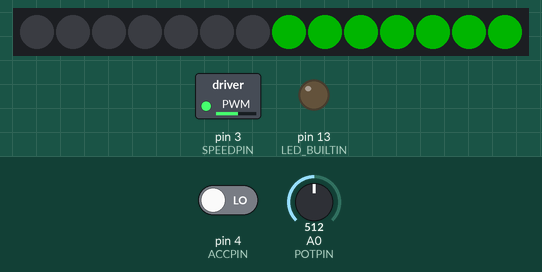
Simulated run of this program. Board: Arduino Uno, built with avr-gcc and run on an emulated ATmega328P. Parts: 14 RGB LEDs in strip order, left to right, switched loads named in the program (green lamp = pin HIGH), output pins drawn as LEDs (lit = HIGH). The test bench sets the inputs (shaded band); at power-on: A0 (POTPIN) = 512, pin 4 (ACCPIN) LOW. Dim RGB values are drawn brighter than linear.

Above: at 1.2 s.
1.3 s: A0 (POTPIN) set to 900
At 2.4 s:
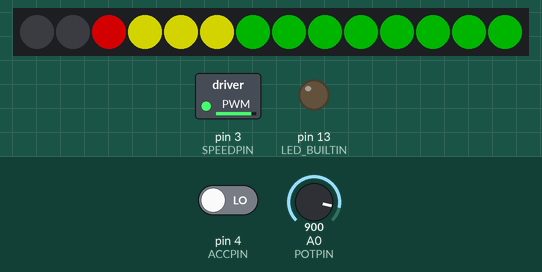
2.8 s: pin 4 (ACCPIN) driven HIGH
At 4.45 s:
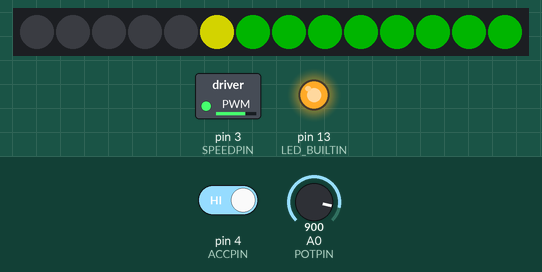
5.5 s: A0 (POTPIN) set to 1013
At 7.0 s:
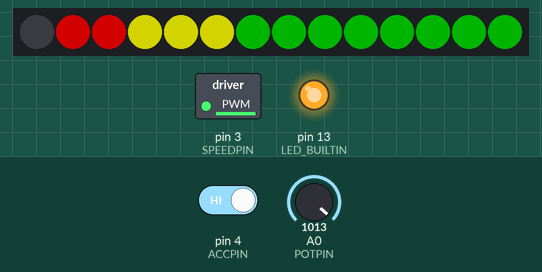
7.3 s: A0 (POTPIN) set to 1023
At 8.5 s:
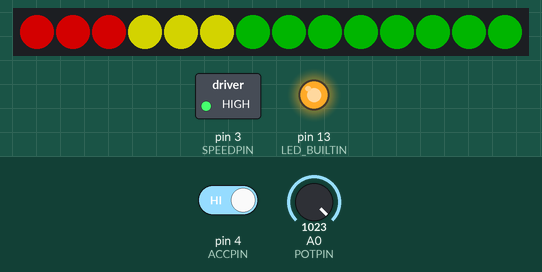
8.8 s: A0 (POTPIN) set to 13
At 10.0 s:
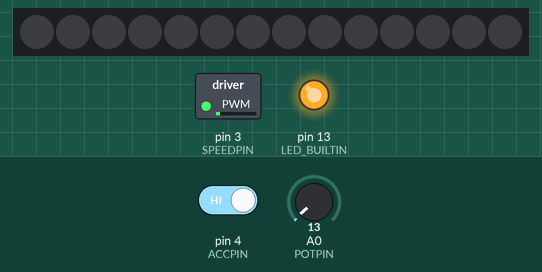
10.3 s: pin 4 (ACCPIN) driven LOW
At 11.5 s:
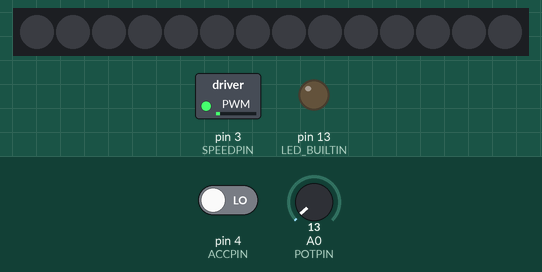
Timing chart, 0 to 12.8 s (numbered marks = the images above; inputs shaded):
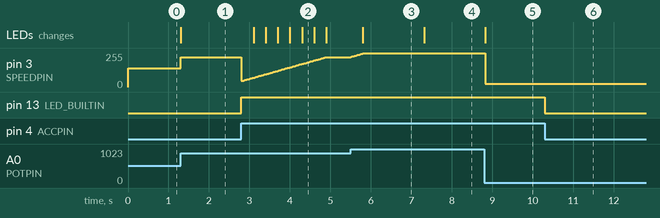

Measured:
- after the input at 1.3 s, pin 3 (SPEEDPIN): 139/255 → 224/255 at once; the LEDs: change at once (image 1)
- after the input at 2.8 s, pin 13 (LED_BUILTIN): LOW → HIGH at once; the LEDs: first change after 0.30 s (image 2 shows a later state)
- after the input at 5.5 s, pin 3 (SPEEDPIN): moves from 224/255 to 252/255 over 0.30 s, starting at once; the LEDs: change after 0.31 s (image 3)
- after the input at 7.3 s, pin 3 (SPEEDPIN): 252/255 → 255/255 at once; the LEDs: change at once (image 4)
- after the input at 8.8 s, pin 3 (SPEEDPIN): 255/255 → 25/255 at once; the LEDs: change at once (image 5)
- after the input at 10.3 s, pin 13 (LED_BUILTIN): HIGH → LOW at once

The program:

main.cpp
```cpp
// pw-smoothRide
//
// (c) 2022 Eric Hebert
//
// Soft start for Power Wheel that is powered via a speed controller
// PWM pin SPEEDPIN is connected to the potentiometer input of the speed controller (act as a replacement pot)
// Actual pot is connected to POTPIN, and is read to compute maximum desired power level
// Accelerator pedal input is read on ACCPIN (use voltage divider to protect the microcontroller)
// Smoothes out power level from MINPOWER to desired power level at the rate of 1% per RAMPT ms.
//
// TO DO:
// - Implement usable serial debugging
// - Add fire
// - (done)Debounce accelerator pedal (wind down pwm so that it doesn't restart at MINPOWER, with time decay)
// - (done) Show current power level on LED's instead of desired power level when acc()
// - bug: does not seem to start at MINPOWER anymore
// Runs on Arduino Duemilanove
//

#include <Arduino.h>
#include <FastLED.h>

//#define DEBUG_SERIAL // Enable serial debugging

// IO Pin definitions
#define SPEEDPIN 3 // Pin where the MOSFETs are conected
#define ACCPIN 4   // Pin that reads Power Wheel accelerator input
#define POTPIN A0  // Pin that reads potentiometer input

// Ramp parameters
#define MINPOWER 10 // minimum power level to start ramping up from (%)
#define MINPWMPOWER 23 // PWM power (0-255) at 0% powerLevel. Makes sure that the potientiometer range excludes a zone where there isn't enough voltage to push the vehicle forward.
#define RAMPT 25   // time (ms) per percent of power ramp up. lower value = faster acceleration
#define DECAYT 10 // time(ms) per percent of power ramp down

// FastLED

#define LED_PIN 7
#define COLOR_ORDER GRB
#define CHIPSET WS2812B
#define NUM_LEDS 14

#define BRIGHTNESS 127

bool gReverseDirection = false;

CRGB leds[NUM_LEDS];

// Global Variables
uint8_t pwmPowerPercent = 0;

// Function prototypes

void rampUp(uint8_t);
bool acc();
uint8_t powerLevel(uint8_t);

// Function definitions

void setup()
{

#ifdef DEBUG_SERIAL
  Serial.begin(9600);
#endif

  // Pin setups
  pinMode(SPEEDPIN, OUTPUT);
  pinMode(ACCPIN, INPUT);
  pinMode(LED_BUILTIN, OUTPUT);

  // FastLED setup
  FastLED.addLeds<CHIPSET, LED_PIN, COLOR_ORDER>(leds, NUM_LEDS).setCorrection(TypicalLEDStrip);
  FastLED.setBrightness(BRIGHTNESS);
  for (int i = 0; i < NUM_LEDS; i++)
  {
    leds[i] = CRGB::Black;
  }
  FastLED.show();
}

void loop()
{

  static unsigned long int timestamp = 0;
  if (millis() - timestamp < 100)
  {
    // Show powerLevel on leds
    // if acc(), show current pwm output level. Else, show desired power level.
    static uint8_t d_powerLevel = 0;
    if (acc())
    {
      d_powerLevel = map(pwmPowerPercent, 0, 100, 0, NUM_LEDS);
    }
    else if (!acc()) {
      d_powerLevel = map(analogRead(POTPIN), 0, 1023, 0, NUM_LEDS);
    }

    for (int i = 0; i < NUM_LEDS; i++)
    {
      leds[(NUM_LEDS - 1) - i] = CRGB::Black; // reset to black in case it was previously set to a color
      if (i < d_powerLevel)
      {
        if (i < 8) leds[(NUM_LEDS - 1) - i] = CRGB::Green; // LEDS are reversed
        else if (i < 11) leds[(NUM_LEDS - 1) - i] = CRGB::Yellow;
        else leds[(NUM_LEDS - 1) - i] = CRGB::Red;
      }
    }

    FastLED.show();
    timestamp = millis();
  }

  rampUp(map(analogRead(POTPIN), 0, 1023, 0, 100));
}

// Converts 0-100% to 8 bit PWM value for analogWrite function
uint8_t powerLevel(uint8_t powerPercent)
{
  return map(powerPercent, 0, 100, MINPWMPOWER, 255);
}

// Returns true if Accelerator pedal is pressed
bool acc()
{
  return digitalRead(ACCPIN);
}

// Ramps up power level as per parameters
void rampUp(uint8_t maxPower)
{
  static uint8_t powerPercent = MINPOWER; // initially start at MINPOWER
  static bool lastAcc = acc();            // Remember past accelerator state
  if (acc())                              // Only run this if accelerator pedal is pressed
  {
    if (!lastAcc) // Run this if accelerator was off before this function was run this time
    {
      if (powerPercent < MINPOWER) powerPercent = MINPOWER;
      lastAcc = true; // make sure we don't reset to MINPOWER next time
    }

    digitalWrite(LED_BUILTIN, HIGH); // Turn on built-in LED to indicate that accelerator is pressed.

    static unsigned long int timestamp = 0;
    if (millis() - timestamp > RAMPT) // Increase by 1 percent every x ms
    {
      if (powerPercent > maxPower) // Check if we are over first, as maxPower could be < MINPOWER
      {
        powerPercent = maxPower; // Stop increasing at maxPower
      }
      analogWrite(SPEEDPIN, powerLevel(powerPercent));
      pwmPowerPercent = powerPercent;
      powerPercent++; // Increase power by 1 percent for next loop

      timestamp = millis();
    }
  }
  if (!acc())
  {
    static unsigned long int timestamp = 0;
    if (millis() - timestamp > DECAYT)
    {
      if (powerPercent > 0) powerPercent--;
      timestamp = millis();
    }
    digitalWrite(LED_BUILTIN, LOW); // turn off built-in LED
    //powerPercent = MINPOWER;        // Reset power to maximum desired power when accelerator pedal is depressed.

    analogWrite(SPEEDPIN, powerLevel(maxPower)); // set output to maxPower in case accelerator input is disabled (cut wire?)
  }
}
```
